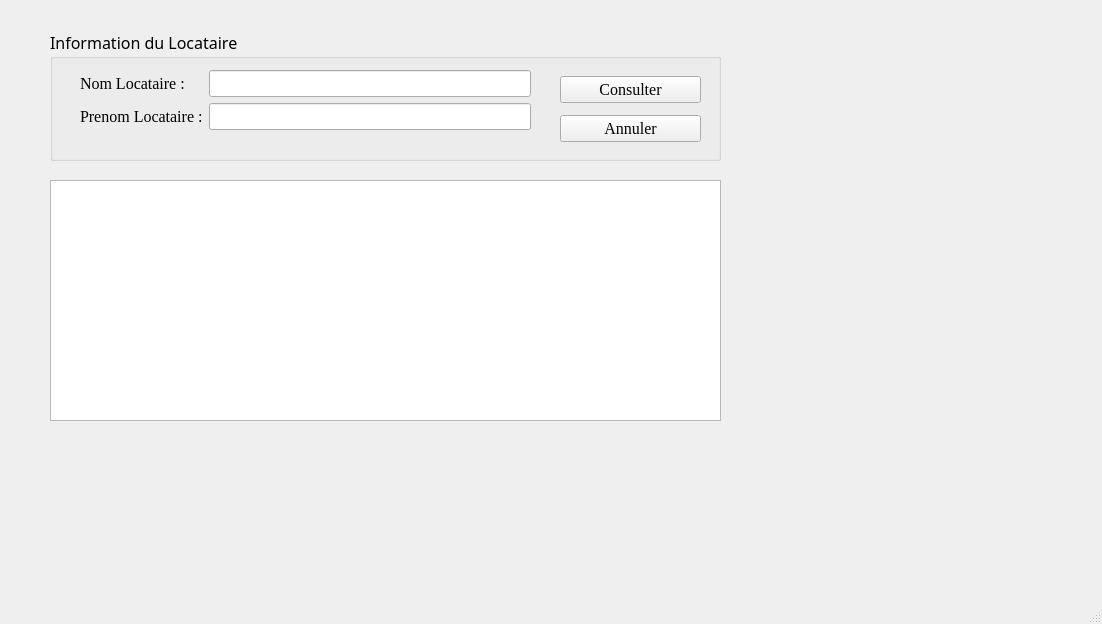
<?xml version="1.0" encoding="UTF-8"?>
<ui version="4.0">
 <class>GestConsulterLocataire</class>
 <widget class="QMainWindow" name="GestConsulterLocataire">
  <property name="geometry">
   <rect>
    <x>0</x>
    <y>0</y>
    <width>1102</width>
    <height>624</height>
   </rect>
  </property>
  <property name="windowTitle">
   <string>MainWindow</string>
  </property>
  <widget class="QWidget" name="centralwidget">
   <widget class="QGroupBox" name="groupBox">
    <property name="geometry">
     <rect>
      <x>50</x>
      <y>30</y>
      <width>671</width>
      <height>131</height>
     </rect>
    </property>
    <property name="font">
     <font>
      <family>Algerian</family>
      <pointsize>12</pointsize>
     </font>
    </property>
    <property name="title">
     <string>Information du Locataire</string>
    </property>
    <widget class="QWidget" name="formLayoutWidget">
     <property name="geometry">
      <rect>
       <x>30</x>
       <y>40</y>
       <width>451</width>
       <height>80</height>
      </rect>
     </property>
     <layout class="QFormLayout" name="formLayout">
      <item row="0" column="0">
       <widget class="QLabel" name="label">
        <property name="font">
         <font>
          <family>Times New Roman</family>
          <pointsize>12</pointsize>
         </font>
        </property>
        <property name="text">
         <string>Nom Locataire :</string>
        </property>
       </widget>
      </item>
      <item row="0" column="1">
       <widget class="QLineEdit" name="lineEditNomLocataire">
        <property name="font">
         <font>
          <family>Times New Roman</family>
         </font>
        </property>
       </widget>
      </item>
      <item row="1" column="0">
       <widget class="QLabel" name="label_5">
        <property name="font">
         <font>
          <family>Times New Roman</family>
         </font>
        </property>
        <property name="text">
         <string>Prenom Locataire :</string>
        </property>
       </widget>
      </item>
      <item row="1" column="1">
       <widget class="QLineEdit" name="lineEditPrenomLocataire">
        <property name="font">
         <font>
          <family>Times New Roman</family>
          <pointsize>12</pointsize>
         </font>
        </property>
       </widget>
      </item>
     </layout>
    </widget>
    <widget class="QWidget" name="layoutWidget">
     <property name="geometry">
      <rect>
       <x>510</x>
       <y>40</y>
       <width>141</width>
       <height>78</height>
      </rect>
     </property>
     <layout class="QVBoxLayout" name="verticalLayout">
      <item>
       <widget class="QPushButton" name="pushButtonConsulter">
        <property name="font">
         <font>
          <family>Times New Roman</family>
          <pointsize>12</pointsize>
         </font>
        </property>
        <property name="styleSheet">
         <string notr="true"/>
        </property>
        <property name="text">
         <string>Consulter</string>
        </property>
       </widget>
      </item>
      <item>
       <widget class="QPushButton" name="pushButtonAnnuler">
        <property name="font">
         <font>
          <family>Times New Roman</family>
          <pointsize>12</pointsize>
         </font>
        </property>
        <property name="text">
         <string>Annuler</string>
        </property>
       </widget>
      </item>
     </layout>
    </widget>
   </widget>
   <widget class="QTableView" name="tableView">
    <property name="geometry">
     <rect>
      <x>50</x>
      <y>180</y>
      <width>671</width>
      <height>241</height>
     </rect>
    </property>
    <property name="font">
     <font>
      <family>Times New Roman</family>
      <pointsize>11</pointsize>
     </font>
    </property>
   </widget>
  </widget>
  <widget class="QMenuBar" name="menubar">
   <property name="geometry">
    <rect>
     <x>0</x>
     <y>0</y>
     <width>1102</width>
     <height>28</height>
    </rect>
   </property>
  </widget>
  <widget class="QStatusBar" name="statusbar"/>
 </widget>
 <resources/>
 <connections/>
</ui>
